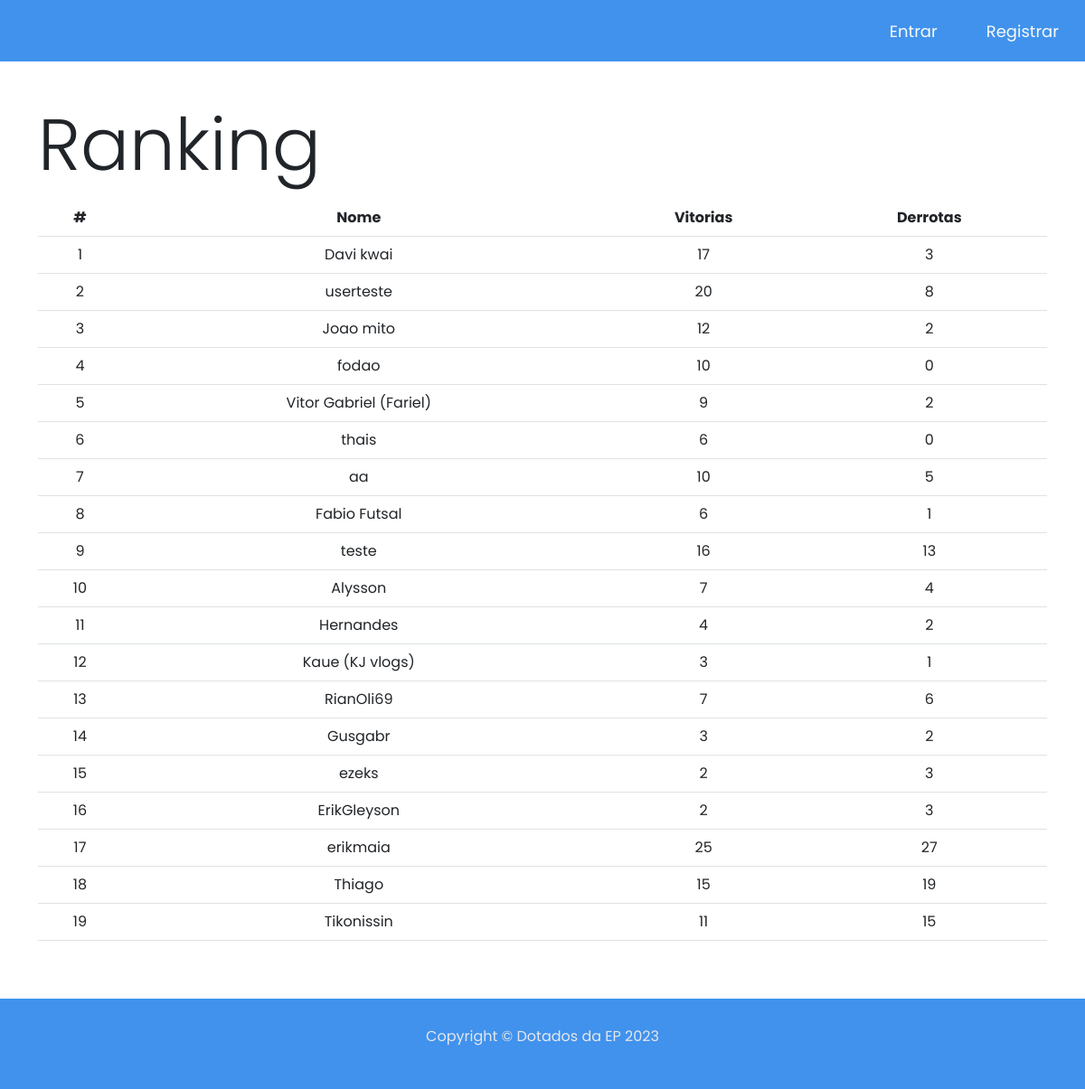
Page /ranking on the committed database.
### tables this page shows
CREATE TABLE users (
id INTEGER PRIMARY KEY AUTOINCREMENT NOT NULL,
username TEXT NOT NULL,
hash TEXT NOT NULL);

### app.py (the view)
@app.route("/ranking")
def ranking():
    _jogadores = []
    j = {}
    users = usuarios()
    for u in users:
        j = {}
        winsTotal, losesTotal = qtdJogador(u)
        j['nome'] = u
        j['wins'] = winsTotal
        j['losses'] = losesTotal
        if winsTotal != 0 or losesTotal != 0:
            _jogadores.append(j)
    for jogador in jogadores:
        j = {}
        winsTotal, losesTotal = qtdOponente(jogador)
        j['nome'] = jogador
        j['wins'] = winsTotal
        j['losses'] = losesTotal
        if winsTotal != 0 and losesTotal != 0:
            _jogadores.append(j)
    _jogadores = sorted(_jogadores, key=lambda x: (x["wins"] - x["losses"], x["wins"]), reverse=True)
    return render_template("ranking.html", jogadores=_jogadores)

### app.py (called while the page is built)
def qtdOponente(jogador):
    opWins = opLoses = 0
    query = db.select(history.c['state']).where(history.c['opponent'] == jogador)
    executeQuery = connection.execute(query).fetchall()
    for i in executeQuery:
        if i[0] == "won":
            opWins += 1
        elif i[0] == "lost":
            opLoses += 1
    return opWins, opLoses

def qtdJogador(jogador):
    opWins = opLoses = 0
    query = db.select(history.c['state']).where(history.c['username'] == jogador)
    executeQuery = connection.execute(query).fetchall()
    for i in executeQuery:
        if i[0] == "won":
            opWins += 1
        elif i[0] == "lost":
            opLoses += 1
    return opWins, opLoses

def usuarios():
    u = []
    executeQuery = connection.execute(db.select(users.c['username'])).fetchall()
    print(executeQuery)
    for i in executeQuery:
        u.append(i[0])
    return u

### templates/ranking.html (shortened to what this page needs)
{% extends "layout.html" %}
{% block body %}
<div class="container py-5 text-center">
    <h1 style="text-align: left; padding-bottom: 5px" class="display-1">Ranking</h1>
    <table class="table">
        <thead class="thead-dark">
            <th scope="col">#</th>
            <th scope="col">Nome</th>
            <th scope="col">Vitorias</th>
            <th scope="col">Derrotas</th>
        </thead>
        <tbody>
            {% for itens in jogadores %}
            <tr>
                <td>{{ loop.index }}</td>
                    {% for k, v in itens.items() %}
                    <td>{{ v }}</td>
                    {% endfor %}
                </tr>
            {% endfor %}
        </tbody>
    </table>
</div>
{% endblock %}

### templates/layout.html (shortened to what this page needs)
<!DOCTYPE html>
<html lang="pt-br">
<head>
    <link href="{{ url_for('static', filename='style.css') }}" rel="stylesheet" type="text/css">
    <link href="https://cdn.jsdelivr.net/npm/bootstrap@5.3.0/dist/css/bootstrap.min.css" rel="stylesheet">
</head>
<body data-theme="claro">
    <header>
        <nav class="navbarra fixed-top">
            <ul>
                {% if session["user_id"] %}
                {% if not inIndex %}
                <li style="margin-right: auto;"><a href="/">← Home</a></li>
                {% endif %}
                <li><a href="/perfil">{{ session["username"] }}</a></li>
                {% if not inPartidas %}
                <li><a href="/partidas">Partidas</a></li>
                {% endif %}
                <li><a href="/jogar">Jogar</a></li>
                <li><a href="/ranking">Ranking</a></li>
                <li><a href="/logout">Logout</a></li>
                {% else %}
                <li><a href="/login">Entrar</a></li>
                <li><a href="/register">Registrar</a></li>
                {% endif %}
            </ul>
        </nav>
    </header>
    <main>
            {% block body %}
            {% endblock %}
    </main>
    <footer>
        <p>Copyright © Dotados da EP 2023</p>
    </footer>
</body>
</html>

### static/style.css (style rules this page uses)
* { font-family: 'Poppins', sans-serif; margin: 0; }
body[data-theme="claro"] { --color-1: #0EC460; --color-2: #4092ED; --color-3: #ED9B40; --color-4: #0A0908; --color-5: #22333B; --color-6: #F9FAF8; --color-7: #E5E7EB; --color-8: white; }
main { padding-top: 64px; min-height: 100vh; }
.navbarra a { color: var(--color-6); text-decoration: none; font-size: 18px; }
.navbarra ul { list-style-type: none; display: flex; padding: 2px; background-color: var(--color-2); justify-content: flex-end; }
.navbarra li { font-size: 20px; padding: 17px; }
.navbarra li a { padding: 0 10px; top: 4px; }
footer { background-color: var(--color-2); text-align: center; color: var(--color-7); padding: 30px; }

### rows in the picture
users: username "userteste", itens "20" "8"
users: username "fodao", itens "10" "0"
users: username "Vitor Gabriel (Fariel)", itens "9" "2"
users: username "thais", itens "6" "0"
users: username "aa", itens "10" "5"
users: username "teste", itens "16" "13"
users: username "ezeks", itens "2" "3"
users: username "erikmaia", itens "25" "27"

### other values in the picture
{{ v }} "Davi kwai" "17" "3" "Joao mito" "12" "2" "Fabio Futsal" "6" "1" "Alysson" "7" "4" "Hernandes" "4" "2" "Kaue (KJ vlogs)" "3" "1" "RianOli69" "7" "6" "Gusgabr" "3" "2" "ErikGleyson" "2" "3" "Thiago" "15" "19" "Tikonissin" "11" "15"
